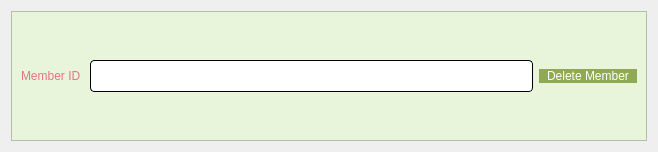
<?xml version="1.0" encoding="UTF-8"?>
<ui version="4.0">
 <class>deleteMember</class>
 <widget class="QDialog" name="deleteMember">
  <property name="geometry">
   <rect>
    <x>0</x>
    <y>0</y>
    <width>658</width>
    <height>152</height>
   </rect>
  </property>
  <property name="windowTitle">
   <string>Dialog</string>
  </property>
  <layout class="QVBoxLayout" name="verticalLayout_2">
   <item>
    <widget class="QFrame" name="frame">
     <property name="styleSheet">
      <string notr="true">background-color:#e9f5db</string>
     </property>
     <property name="frameShape">
      <enum>QFrame::StyledPanel</enum>
     </property>
     <property name="frameShadow">
      <enum>QFrame::Raised</enum>
     </property>
     <layout class="QVBoxLayout" name="verticalLayout">
      <item>
       <layout class="QHBoxLayout" name="horizontalLayout">
        <item alignment="Qt::AlignLeft">
         <widget class="QLabel" name="label">
          <property name="styleSheet">
           <string notr="true">font: 14pt &quot;georgia&quot;;
color: #e0777d;</string>
          </property>
          <property name="text">
           <string>Member ID </string>
          </property>
         </widget>
        </item>
        <item>
         <widget class="QLineEdit" name="ID">
          <property name="styleSheet">
           <string notr="true">QLineEdit{
	background-color: rgb(255, 255, 255);
	 border: 1px  solid;
     border-radius: 4px;
	font: 24px
}</string>
          </property>
         </widget>
        </item>
        <item>
         <widget class="QPushButton" name="deleteMemberBtn">
          <property name="styleSheet">
           <string notr="true">QPushButton{
color: rgb(255, 255, 255);
font: 14pt &quot;georgia&quot;;
border-radius:8px;
padding : 0 8px;
background: #90a955;
border -radius:10px;
}
QPushButton:hover:!pressed

{
background:#572b788;
}
QToolButton
{

border-radius:10px;
bacground:red;
color:red;
}

QPushButton:pressed
{
              font-size: 19px;
              transition: 0.9s; 
}</string>
          </property>
          <property name="text">
           <string>Delete Member</string>
          </property>
         </widget>
        </item>
       </layout>
      </item>
     </layout>
    </widget>
   </item>
  </layout>
 </widget>
 <resources/>
 <connections/>
</ui>
